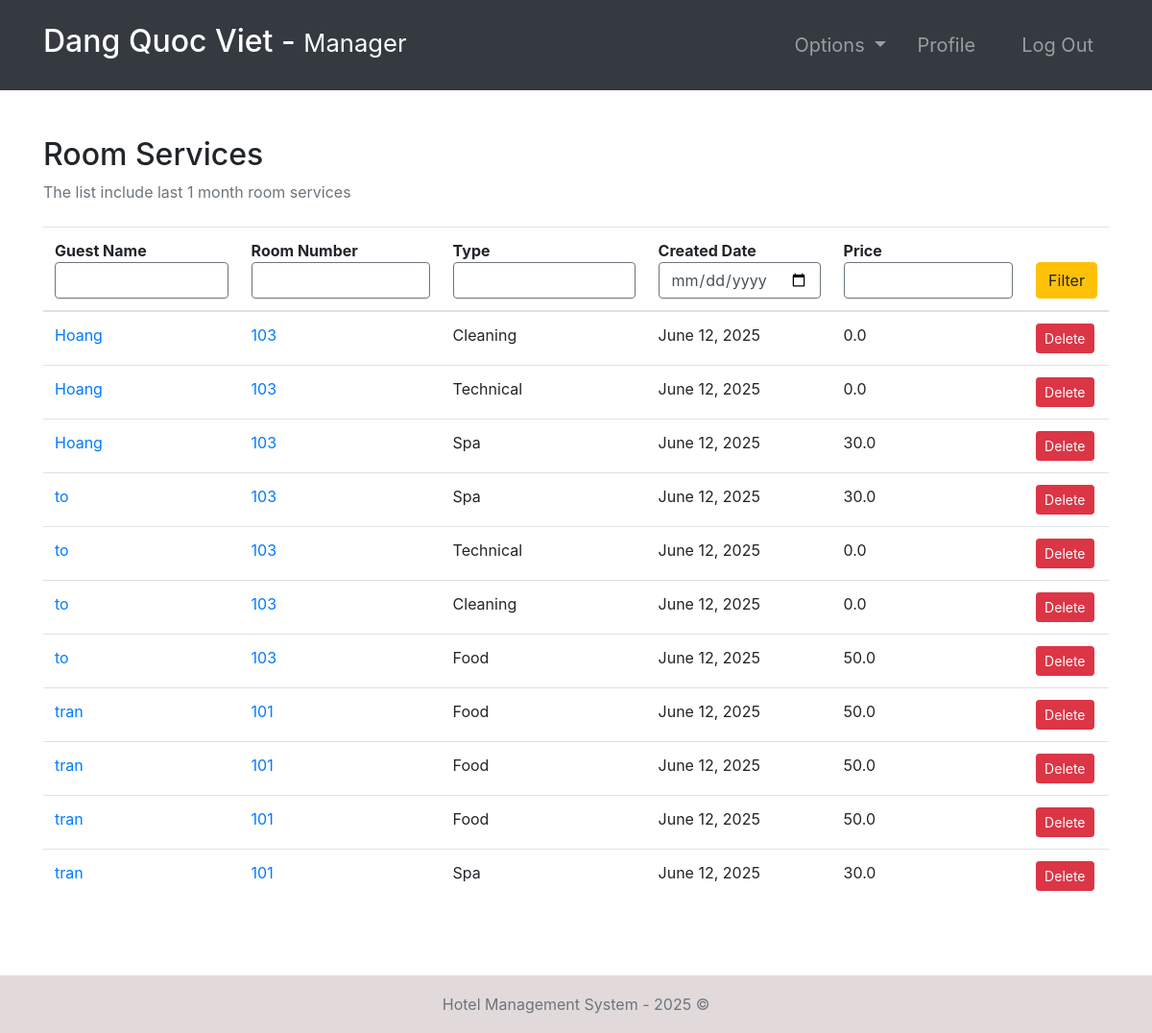
Page /room-services/ (signed in) on the committed database.
### room/models.py (models this page shows, shortened)
class RoomServices(models.Model):
    SERVICES_TYPES = (
        ('Food', 'Food'),
        ('Cleaning', 'Cleaning'),
        ('Technical', 'Technical'),
    )
    curBooking = models.ForeignKey(
        Booking,   null=True, on_delete=models.CASCADE)
    room = models.ForeignKey(Room, on_delete=models.CASCADE)
    createdDate = models.DateField(default=timezone.now)
    servicesType = models.CharField(max_length=20, choices=SERVICES_TYPES)
    price = models.FloatField()

class Booking(models.Model):
    roomNumber = models.ForeignKey(Room, on_delete=models.CASCADE)
    guest = models.ForeignKey(Guest, null=True, on_delete=models.CASCADE)
    dateOfReservation = models.DateField(default=timezone.now)
    startDate = models.DateField()
    endDate = models.DateField()

class Room(models.Model):
    ROOM_TYPES = (
        ('King', 'King'),
        ('Luxury', 'Luxury'),
        ('Normal', 'Normal'),
        ('Economic', 'Economic'),
    )
    number = models.IntegerField(primary_key=True)
    capacity = models.SmallIntegerField()
    numberOfBeds = models.SmallIntegerField()
    roomType = models.CharField(max_length=20, choices=ROOM_TYPES)
    price = models.FloatField()
    statusStartDate = models.DateField(null=True)
    statusEndDate = models.DateField(null=True)

### accounts/models.py (models this page shows, shortened)
class Guest(models.Model):
    user = models.OneToOneField(User, null=True, on_delete=models.CASCADE)
    phoneNumber = PhoneNumberField(unique=True)

### room/views.py (the view)
# urls.py: path('room-services/', room_services, name="room-services"),
@ login_required(login_url='login')
def room_services(request):
    role = str(request.user.groups.all()[0])
    path = role + "/"
    room_services = RoomServices.objects.all()
    context = {
        "role": role,
        "room_services": room_services
    }
    return render(request, path + "room-services.html", context)

### templates/manager/room-services.html
{% extends '../index.html' %}
{% block context %}
{% include '../common_pages/room-services.html' %}
{% endblock %}

### templates/incs/nav.html (shortened to what this page needs)
<nav class="navbar navbar-dark bg-dark navbar-expand-lg py-3 " role="navigation">
    <div class="container">
        <a href="" class="navbar-brand">
            <h2 class="text-capitalize">
                {{ request.user.first_name }} {{ request.user.last_name }} -
                <small>
                    {{ role }}
                </small>
            </h2>
        </a>
        <div class="collapse navbar-collapse" id="navbarTags">
            <ul class="navbar-nav ml-auto">
                <li class="nav-item dropdown p-2">
                    <a class="nav-link dropdown-toggle" href="#" id="navbarDropdown" role="button"
                        data-toggle="dropdown" aria-haspopup="true" aria-expanded="false">
                        Options
                    </a>
                </li>
                <li class="nav-item mr-3 p-2">
                    {% if role == 'staff' or role == 'receptionist' or role == 'admin' or role == 'manager' %}
                    <a href="{% url 'employee-profile' user.id %}" class="nav-link">Profile</a>
                    {% endif %}
                </li>
                <li class="nav-item p-2 ">
                    <a href="{% url 'logout' %}" class="nav-link">Log Out</a>
                </li>
            </ul>
        </div>
    </div>
</nav>

### templates/common_pages/room-services.html (shortened to what this page needs)
<div class="container py-5">
    <div class="table-responsive">
        <div class="table-header row">
            <div class="col-sm-12 col-md-12 col-lg-4 mb-4">
                <h2>Room Services</h2>
                <span class="text-muted">The list include last 1 month room services</span>
            </div>
        </div>
        <table class="table table-hover">
            <thead>
                <tr>
                    <form action="" method="POST">
                        <th>Guest Name<input type="text" class="form-control border border-secondary"></th>
                        <th>Room Number<input type="text" class="form-control border border-secondary"></th>
                        <th>Type<input type="text" class="form-control border border-secondary"></th>
                        <th>Created Date<input type="date" class="form-control border border-secondary"></th>
                        <th>Price<input type="text" class="form-control border border-secondary"></th>
                        <th><button type="submit" class="btn btn-warning">Filter</button></th>
                    </form>
                </tr>
            </thead>
            <tbody>
                {% for rs in room_services %}
                <tr>
                    <td><a
                            href="{% url 'guest-profile' rs.curBooking.guest.user.id %}">{{rs.curBooking.guest.user.first_name}}</a>
                    </td>
                    <td><a href="{% url 'room-profile' rs.room.number }">{{rs.room.number}}</a></td>
                    <td>{{rs.servicesType}}</td>
                    <td>{{rs.createdDate}}</td>
                    <td>{{rs.price}}</td>
                    <td>
                        <form action="{% url 'delete_room_service' rs.id %}" method="POST" onsubmit="return confirm('Are you sure you want to delete this service?');">
                            <button type="submit" class="btn btn-danger btn-sm">Delete</button>
                        </form>
                    </td>
                </tr>
                {% endfor %}
            </tbody>
        </table>
    </div>
</div>

### static/css/main.css (style rules this page uses)
* { margin: 0; padding: 0; -webkit-font-smoothing: antialiased; }
body { position: relative; }
nav .nav-item { font-size: 20px; }

### rows in the picture
RoomServices: curBooking.guest.user.first_name "Hoang", room.number "103", servicesType "Cleaning", createdDate "June 12, 2025", price "0.0"
RoomServices: curBooking.guest.user.first_name "Hoang", room.number "103", servicesType "Technical", createdDate "June 12, 2025", price "0.0"
RoomServices: curBooking.guest.user.first_name "Hoang", room.number "103", servicesType "Spa", createdDate "June 12, 2025", price "30.0"
RoomServices: curBooking.guest.user.first_name "to", room.number "103", servicesType "Spa", createdDate "June 12, 2025", price "30.0"
RoomServices: curBooking.guest.user.first_name "to", room.number "103", servicesType "Technical", createdDate "June 12, 2025", price "0.0"
RoomServices: curBooking.guest.user.first_name "to", room.number "103", servicesType "Cleaning", createdDate "June 12, 2025", price "0.0"
RoomServices: curBooking.guest.user.first_name "to", room.number "103", servicesType "Food", createdDate "June 12, 2025", price "50.0"
RoomServices: curBooking.guest.user.first_name "tran", room.number "101", servicesType "Food", createdDate "June 12, 2025", price "50.0"
RoomServices: curBooking.guest.user.first_name "tran", room.number "101", servicesType "Food", createdDate "June 12, 2025", price "50.0"
RoomServices: curBooking.guest.user.first_name "tran", room.number "101", servicesType "Food", createdDate "June 12, 2025", price "50.0"
RoomServices: curBooking.guest.user.first_name "tran", room.number "101", servicesType "Spa", createdDate "June 12, 2025", price "30.0"

### other values in the picture
{{ request.user.first_name }} "Dang"
{{ request.user.last_name }} "Quoc Viet"
{{ role }} "Manager"
